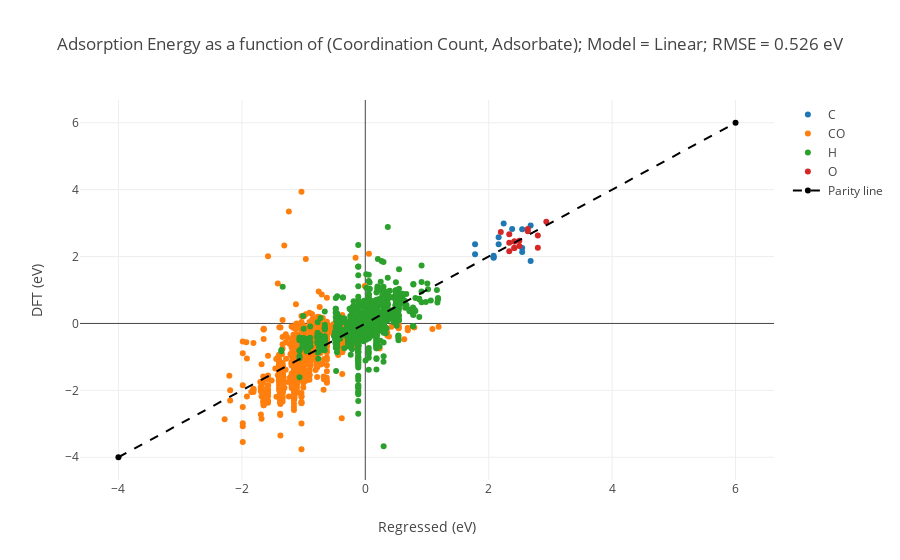
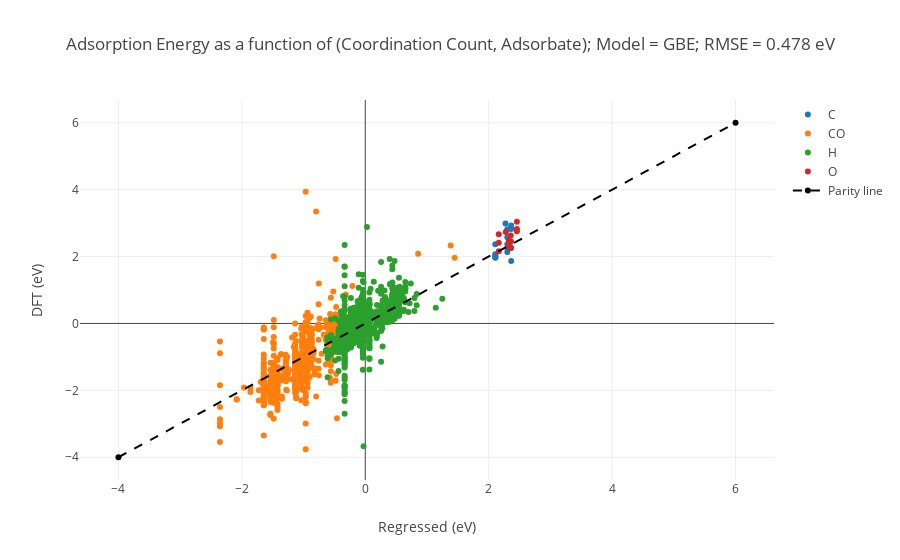
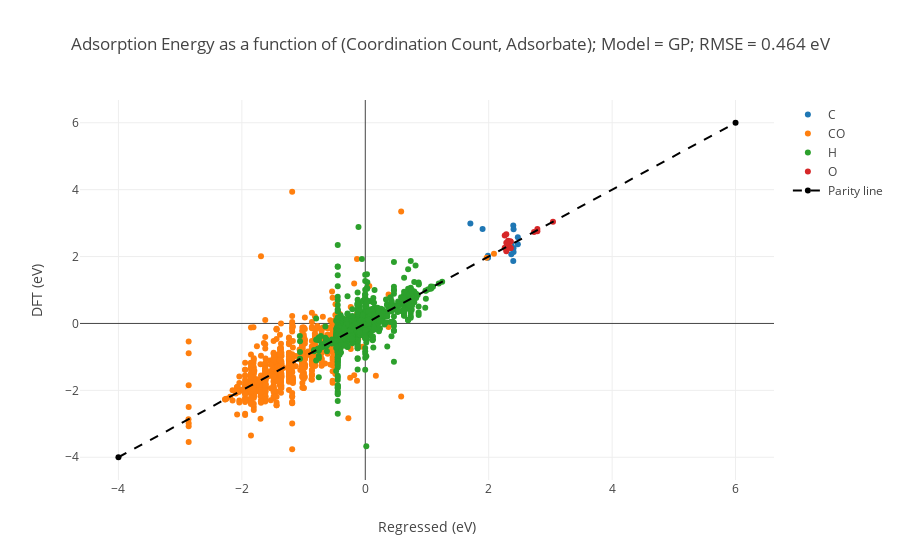
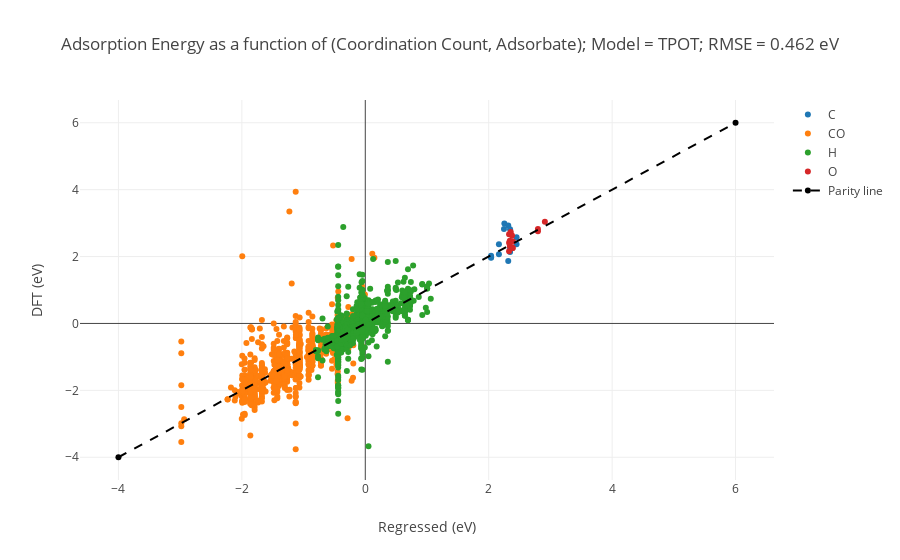

Write notebook code for charts like these, in order.
### Markdown cell above
###### SKLearn-types

### Code cell
# For each model...
for model in [LR, GBE, GP, TPOT]:
    traces = []
    # Create a parity plot where each adsorbate is shown. We do that by pulling out
    # data for each adsorbate and then plotting them.
    for ads in np.unique(DATA['adsorbate']):
        # We loop through all of our data and pull out the vectorized coordination (x),
        # the DFT energy (y), and the coordination site (text).
        x = []
        y = []
        text = []
        for i, _ads in enumerate(DATA['adsorbate']):
            if _ads == ads:
                x.append(X[i])
                y.append(Y[i])
                text.append('Site:  %s' % DATA['coordination'][i])
        # Use the vectorized coordination (x) to calculate a predicted energy (y_predicted).
        # Then add it to `traces` for plotting.
        y_predicted = model.predict(np.array(x))
        traces.append(go.Scatter(x=y_predicted,
                                 y=y,
                                 mode='markers',
                                 text=text,
                                 name=ads))
    # Create a diagonal line for the parity plot
    lims = [-4, 6]
    traces.append(go.Scatter(x=lims, y=lims,
                             line=dict(color=('black'), dash='dash'), name='Parity line'))
    # Format and plot
    layout = go.Layout(xaxis=dict(title='Regressed (eV)'),
                       yaxis=dict(title='DFT (eV)'),
                       title='Adsorption Energy as a function of (Coordination Count, Adsorbate); Model = %s; RMSE = %0.3f eV' \
                             % (model.name, math.sqrt(metrics.mean_squared_error(Y_TEST, model.predict(X_TEST)))))
    iplot(go.Figure(data=traces, layout=layout))

### Figure 1 — Plotly figure (JSON) as saved in the notebook; plotly's stock layout.template omitted (floating-point values rounded to 4 significant figures; data arrays with more than 128 entries replaced by an {"elided": "..."} marker saying what was removed)
{"data": [{"mode": "markers", "name": "C", "text": ["Site:  Au-Au", "Site:  Ag-Ag-Au", "Site:  Ag-Ag-Au-Au", "Site:  Au-Au-Au-Au-Au", "Site:  Ag-Ag-Au-Au", "Site:  Ag-Ag-Au-Au", "Site:  Au-Au-Au-Au", "Site:  Ag-Au-Au", "Site:  Ag-Au-Au", "Site:  Au-Au-Au", "Site:  Au-Au-Au", "Site:  Au-Au", "Site:  Au-Au-Au", "Site:  Au-Au-Au-Au-Au"], "type": "scatter", "x": [1.779, 2.242, 2.542, 2.68, 2.542, 2.542, 2.38, 2.161, 2.161, 2.079, 2.079, 1.779, 2.079, 2.68], "y": [2.366, 2.988, 2.254, 2.932, 2.817, 2.139, 2.822, 2.576, 2.367, 1.977, 1.962, 2.069, 2.025, 1.865]}, {"mode": "markers", "name": "CO", "text": {"elided": "1304 str values"}, "type": "scatter", "x": {"elided": "1304 float values"}, "y": {"elided": "1304 float values"}}, {"mode": "markers", "name": "H", "text": {"elided": "1111 str values"}, "type": "scatter", "x": {"elided": "1111 float values"}, "y": {"elided": "1111 float values"}}, {"mode": "markers", "name": "O", "text": ["Site:  Ag-Ag-Au", "Site:  Au-Au-Au", "Site:  Ag-Ag-Au", "Site:  Au-Au-Au-Au", "Site:  Au-Au-Au-Au-Au", "Site:  Ag-Ag", "Site:  Ag-Ag-Au-Au", "Site:  Ag-Ag-Au-Au", "Site:  Ag-Au-Au", "Site:  Ag-Au-Au", "Site:  Ag-Au-Au", "Site:  Au-Au-Au", "Site:  Au-Au-Au", "Site:  Ag-Au-Au", "Site:  Au-Au-Au-Au"], "type": "scatter", "x": [2.496, 2.333, 2.496, 2.633, 2.933, 2.196, 2.796, 2.796, 2.415, 2.415, 2.415, 2.333, 2.333, 2.415, 2.633], "y": [2.475, 2.67, 2.314, 2.756, 3.041, 2.735, 2.631, 2.26, 2.256, 2.454, 2.454, 2.155, 2.415, 2.256, 2.821]}, {"line": {"color": "black", "dash": "dash"}, "name": "Parity line", "type": "scatter", "x": [-4, 6], "y": [-4, 6]}], "layout": {"title": "Adsorption Energy as a function of (Coordination Count, Adsorbate); Model = Linear; RMSE = 0.526 eV", "xaxis": {"title": "Regressed (eV)"}, "yaxis": {"title": "DFT (eV)"}}}

### Figure 2 — Plotly figure (JSON) as saved in the notebook; plotly's stock layout.template omitted (floating-point values rounded to 4 significant figures; data arrays with more than 128 entries replaced by an {"elided": "..."} marker saying what was removed)
{"data": [{"mode": "markers", "name": "C", "text": ["Site:  Au-Au", "Site:  Ag-Ag-Au", "Site:  Ag-Ag-Au-Au", "Site:  Au-Au-Au-Au-Au", "Site:  Ag-Ag-Au-Au", "Site:  Ag-Ag-Au-Au", "Site:  Au-Au-Au-Au", "Site:  Ag-Au-Au", "Site:  Ag-Au-Au", "Site:  Au-Au-Au", "Site:  Au-Au-Au", "Site:  Au-Au", "Site:  Au-Au-Au", "Site:  Au-Au-Au-Au-Au"], "type": "scatter", "x": [2.107, 2.272, 2.302, 2.364, 2.302, 2.302, 2.364, 2.302, 2.302, 2.107, 2.107, 2.107, 2.107, 2.364], "y": [2.366, 2.988, 2.254, 2.932, 2.817, 2.139, 2.822, 2.576, 2.367, 1.977, 1.962, 2.069, 2.025, 1.865]}, {"mode": "markers", "name": "CO", "text": {"elided": "1304 str values"}, "type": "scatter", "x": {"elided": "1304 float values"}, "y": {"elided": "1304 float values"}}, {"mode": "markers", "name": "H", "text": {"elided": "1111 str values"}, "type": "scatter", "x": {"elided": "1111 float values"}, "y": {"elided": "1111 float values"}}, {"mode": "markers", "name": "O", "text": ["Site:  Ag-Ag-Au", "Site:  Au-Au-Au", "Site:  Ag-Ag-Au", "Site:  Au-Au-Au-Au", "Site:  Au-Au-Au-Au-Au", "Site:  Ag-Ag", "Site:  Ag-Ag-Au-Au", "Site:  Ag-Ag-Au-Au", "Site:  Ag-Au-Au", "Site:  Ag-Au-Au", "Site:  Ag-Au-Au", "Site:  Au-Au-Au", "Site:  Au-Au-Au", "Site:  Ag-Au-Au", "Site:  Au-Au-Au-Au"], "type": "scatter", "x": [2.327, 2.163, 2.327, 2.457, 2.457, 2.277, 2.357, 2.357, 2.357, 2.357, 2.357, 2.163, 2.163, 2.357, 2.457], "y": [2.475, 2.67, 2.314, 2.756, 3.041, 2.735, 2.631, 2.26, 2.256, 2.454, 2.454, 2.155, 2.415, 2.256, 2.821]}, {"line": {"color": "black", "dash": "dash"}, "name": "Parity line", "type": "scatter", "x": [-4, 6], "y": [-4, 6]}], "layout": {"title": "Adsorption Energy as a function of (Coordination Count, Adsorbate); Model = GBE; RMSE = 0.478 eV", "xaxis": {"title": "Regressed (eV)"}, "yaxis": {"title": "DFT (eV)"}}}

### Figure 3 — Plotly figure (JSON) as saved in the notebook; plotly's stock layout.template omitted (floating-point values rounded to 4 significant figures; data arrays with more than 128 entries replaced by an {"elided": "..."} marker saying what was removed)
{"data": [{"mode": "markers", "name": "C", "text": ["Site:  Au-Au", "Site:  Ag-Ag-Au", "Site:  Ag-Ag-Au-Au", "Site:  Au-Au-Au-Au-Au", "Site:  Ag-Ag-Au-Au", "Site:  Ag-Ag-Au-Au", "Site:  Au-Au-Au-Au", "Site:  Ag-Au-Au", "Site:  Ag-Au-Au", "Site:  Au-Au-Au", "Site:  Au-Au-Au", "Site:  Au-Au", "Site:  Au-Au-Au", "Site:  Au-Au-Au-Au-Au"], "type": "scatter", "x": [2.366, 1.703, 2.403, 2.398, 2.403, 2.403, 1.901, 2.472, 2.472, 1.988, 1.988, 2.366, 1.988, 2.398], "y": [2.366, 2.988, 2.254, 2.932, 2.817, 2.139, 2.822, 2.576, 2.367, 1.977, 1.962, 2.069, 2.025, 1.865]}, {"mode": "markers", "name": "CO", "text": {"elided": "1304 str values"}, "type": "scatter", "x": {"elided": "1304 float values"}, "y": {"elided": "1304 float values"}}, {"mode": "markers", "name": "H", "text": {"elided": "1111 str values"}, "type": "scatter", "x": {"elided": "1111 float values"}, "y": {"elided": "1111 float values"}}, {"mode": "markers", "name": "O", "text": ["Site:  Ag-Ag-Au", "Site:  Au-Au-Au", "Site:  Ag-Ag-Au", "Site:  Au-Au-Au-Au", "Site:  Au-Au-Au-Au-Au", "Site:  Ag-Ag", "Site:  Ag-Ag-Au-Au", "Site:  Ag-Ag-Au-Au", "Site:  Ag-Au-Au", "Site:  Ag-Au-Au", "Site:  Ag-Au-Au", "Site:  Au-Au-Au", "Site:  Au-Au-Au", "Site:  Ag-Au-Au", "Site:  Au-Au-Au-Au"], "type": "scatter", "x": [2.314, 2.285, 2.314, 2.789, 3.041, 2.735, 2.259, 2.259, 2.355, 2.355, 2.355, 2.285, 2.285, 2.355, 2.789], "y": [2.475, 2.67, 2.314, 2.756, 3.041, 2.735, 2.631, 2.26, 2.256, 2.454, 2.454, 2.155, 2.415, 2.256, 2.821]}, {"line": {"color": "black", "dash": "dash"}, "name": "Parity line", "type": "scatter", "x": [-4, 6], "y": [-4, 6]}], "layout": {"title": "Adsorption Energy as a function of (Coordination Count, Adsorbate); Model = GP; RMSE = 0.464 eV", "xaxis": {"title": "Regressed (eV)"}, "yaxis": {"title": "DFT (eV)"}}}

### Figure 4 — Plotly figure (JSON) as saved in the notebook; plotly's stock layout.template omitted (floating-point values rounded to 4 significant figures; data arrays with more than 128 entries replaced by an {"elided": "..."} marker saying what was removed)
{"data": [{"mode": "markers", "name": "C", "text": ["Site:  Au-Au", "Site:  Ag-Ag-Au", "Site:  Ag-Ag-Au-Au", "Site:  Au-Au-Au-Au-Au", "Site:  Ag-Ag-Au-Au", "Site:  Ag-Ag-Au-Au", "Site:  Au-Au-Au-Au", "Site:  Ag-Au-Au", "Site:  Ag-Au-Au", "Site:  Au-Au-Au", "Site:  Au-Au-Au", "Site:  Au-Au", "Site:  Au-Au-Au", "Site:  Au-Au-Au-Au-Au"], "type": "scatter", "x": [2.165, 2.254, 2.347, 2.317, 2.347, 2.347, 2.247, 2.451, 2.451, 2.038, 2.038, 2.165, 2.038, 2.317], "y": [2.366, 2.988, 2.254, 2.932, 2.817, 2.139, 2.822, 2.576, 2.367, 1.977, 1.962, 2.069, 2.025, 1.865]}, {"mode": "markers", "name": "CO", "text": {"elided": "1304 str values"}, "type": "scatter", "x": {"elided": "1304 float values"}, "y": {"elided": "1304 float values"}}, {"mode": "markers", "name": "H", "text": {"elided": "1111 str values"}, "type": "scatter", "x": {"elided": "1111 float values"}, "y": {"elided": "1111 float values"}}, {"mode": "markers", "name": "O", "text": ["Site:  Ag-Ag-Au", "Site:  Au-Au-Au", "Site:  Ag-Ag-Au", "Site:  Au-Au-Au-Au", "Site:  Au-Au-Au-Au-Au", "Site:  Ag-Ag", "Site:  Ag-Ag-Au-Au", "Site:  Ag-Ag-Au-Au", "Site:  Ag-Au-Au", "Site:  Ag-Au-Au", "Site:  Ag-Au-Au", "Site:  Au-Au-Au", "Site:  Au-Au-Au", "Site:  Ag-Au-Au", "Site:  Au-Au-Au-Au"], "type": "scatter", "x": [2.342, 2.33, 2.342, 2.797, 2.91, 2.357, 2.378, 2.378, 2.389, 2.389, 2.389, 2.33, 2.33, 2.389, 2.797], "y": [2.475, 2.67, 2.314, 2.756, 3.041, 2.735, 2.631, 2.26, 2.256, 2.454, 2.454, 2.155, 2.415, 2.256, 2.821]}, {"line": {"color": "black", "dash": "dash"}, "name": "Parity line", "type": "scatter", "x": [-4, 6], "y": [-4, 6]}], "layout": {"title": "Adsorption Energy as a function of (Coordination Count, Adsorbate); Model = TPOT; RMSE = 0.462 eV", "xaxis": {"title": "Regressed (eV)"}, "yaxis": {"title": "DFT (eV)"}}}
